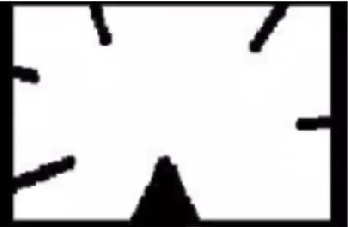
#> input picture test/images/lunkuo.jpg, 348 x 227 px, found by its file name
$ python '轮廓近似.py'
#> lines starting #> are read from the running program, lines starting #| are printed output that depends on the picture; after the words box and inside, x2 and y2 are one past the last pixel; in counts of white or black regions, pixels touching at a corner belong together; long printed decimals are rounded
import numpy as np
import cv2 as cv
import matplotlib.pyplot as plt
# 1图像读取
img = cv.imread(r"E:\PY\study\pythonProject2\test\images\lunkuo.jpg")
#> img is the input picture: shape (227, 348, 3); mean B, G, R 203.6, 202.9, 203.5
imgray = cv.cvtColor(img, cv.COLOR_BGR2GRAY)
# 2转换为二值图
ret, thresh = cv.threshold(imgray, 127, 255, 0)
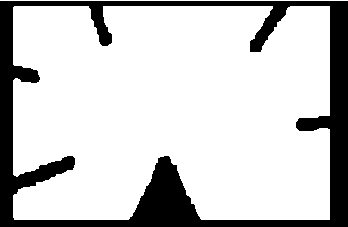
#> thresh: shape (227, 348); 79.6% white; 1 black region
# 3轮廓提取
contours, hierarchy = cv.findContours(thresh, cv.RETR_LIST, cv.CHAIN_APPROX_NONE)
#> contours = 2 contours, 1 with area under 20; largest, box (x1, y1, x2, y2) and area: (13, 6, 330, 220) 61758
cnt = contours[0]
#> cnt = contour of 1524 points, box (x1, y1, x2, y2) (13, 6, 330, 220), area 61758
area = cv.contourArea(cnt)
#> area = 61758
length = cv.arcLength(cnt, True)
#> length = 1607.7
print(area)
#| 61758.0
print(length)
#| 1607.671
# 4轮廓近似
epsilon = 0.1*cv.arcLength(contours[0], True)
#> epsilon = 160.8
approx = cv.approxPolyDP(contours[0], epsilon, True)
#> approx = [[13, 7], [14, 219], [329, 219], [329, 6]]
# 5将轮廓绘制在图像上
# 5.1原始轮廓
o_1 = img.copy()
o_2 = img.copy()
img1 = cv.drawContours(o_1, contours, -1, (0, 0, 255), 2)
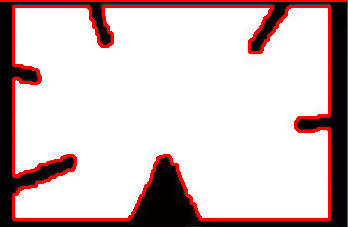
#> img1: shape (227, 348, 3); mean B, G, R 192.2, 191.7, 210.4
# 5.2轮廓近似后的结果
img2 = cv.polylines(o_2, [approx], True, (0, 255, 0), 2)
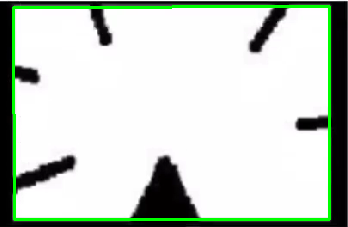
#> img2: shape (227, 348, 3); mean B, G, R 197.5, 207.2, 197.5
# 6图像显示
plt.figure(figsize=(10, 8), dpi=100)
plt.subplot(121), plt.imshow(img1[:, :, ::-1]), plt.title('res1')
plt.xticks([]), plt.yticks([])
plt.subplot(122), plt.imshow(img2[:, :, ::-1]), plt.title('res2')
plt.xticks([]), plt.yticks([])
plt.show()
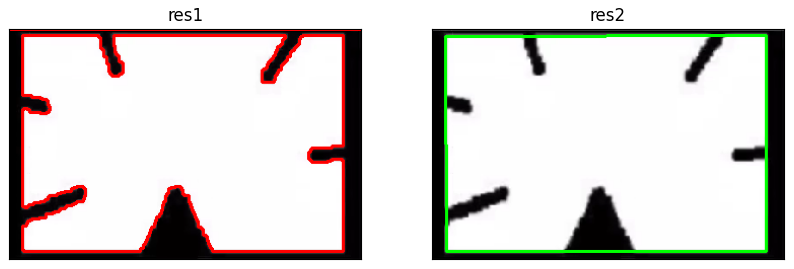
#> figure drawn by matplotlib, 2 panels

$ run again, with test/images/MachineLearnings.jpg copied over test/images/lunkuo.jpg
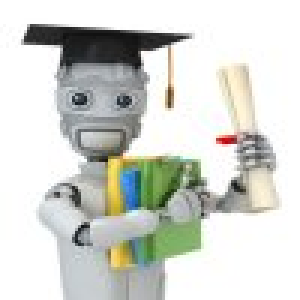
#> input picture test/images/MachineLearnings.jpg, 100 x 100 px, found by its file name (shown 3 times larger)
#> img is the input picture: shape (100, 100, 3); mean B, G, R 207.2, 213.2, 210.9
#> `ret, thresh = cv.threshold(imgray, 127, 255, 0)`:
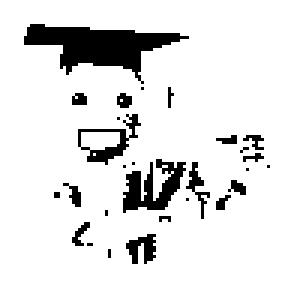
#> thresh: shape (100, 100) (shown 3 times larger); 89.3% white; 28 black regions (21 under 20 px)
#> contours = 40 contours, 24 with area under 20; largest, box (x1, y1, x2, y2) and area: (0, 0, 100, 100) 9801, (7, 7, 64, 28) 548, (40, 52, 63, 72) 250, (25, 42, 44, 56) 118, (41, 77, 53, 89) 81
#> cnt = [[35, 83], [36, 82], [37, 83], [37, 84], [37, 85], [36, 86], [35, 85], [35, 84]]
#> area = 6
#> length = 9.66
#| 6.0
#| 9.657
#> epsilon = 0.966
#> approx = [[36, 82], [37, 83], [36, 86], [35, 85]]
#> `plt.show()`:
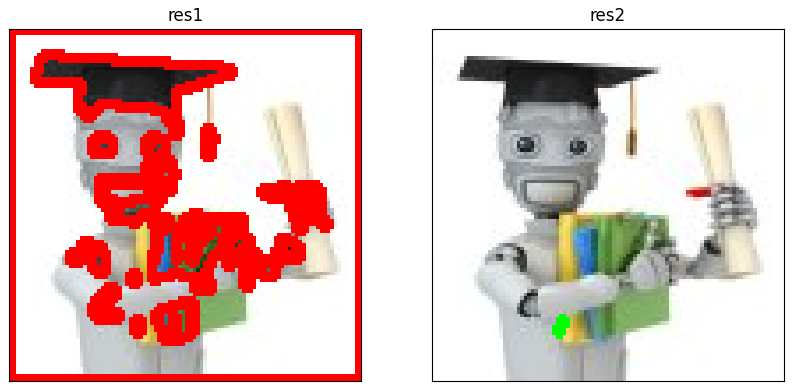
#> figure drawn by matplotlib, 2 panels
